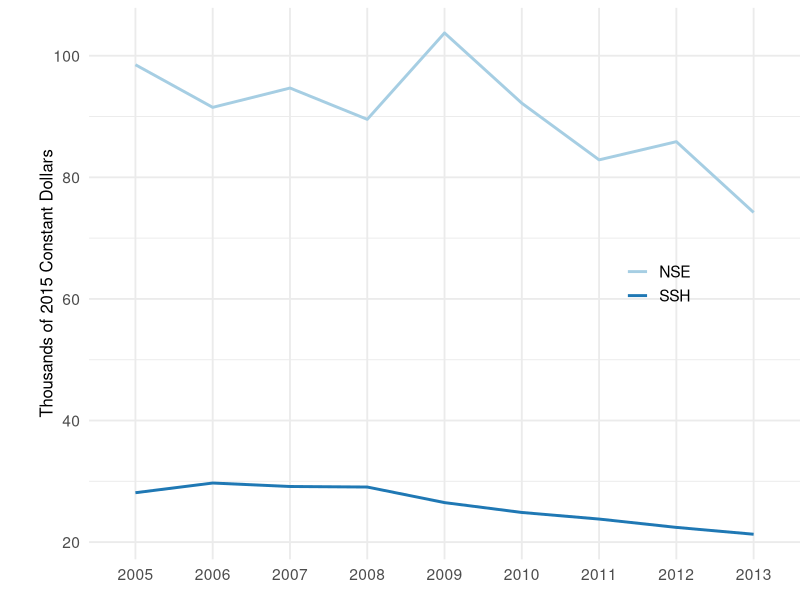
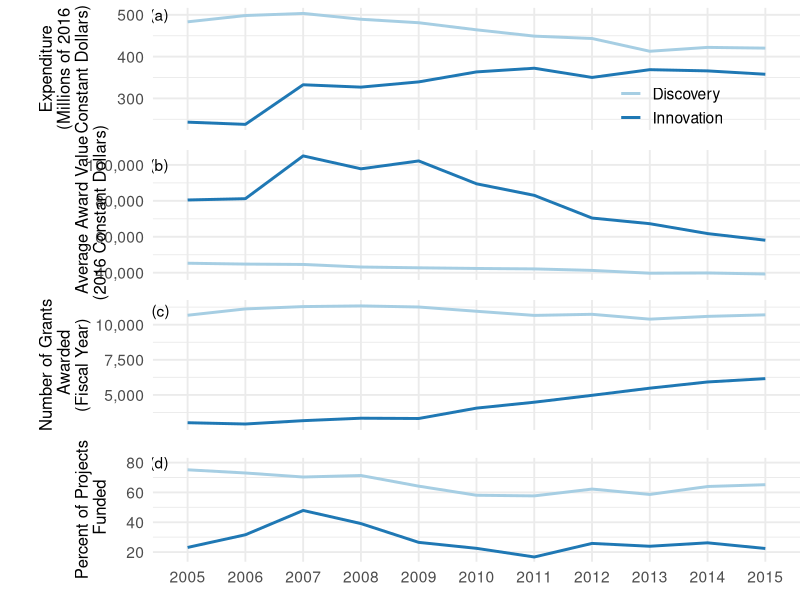
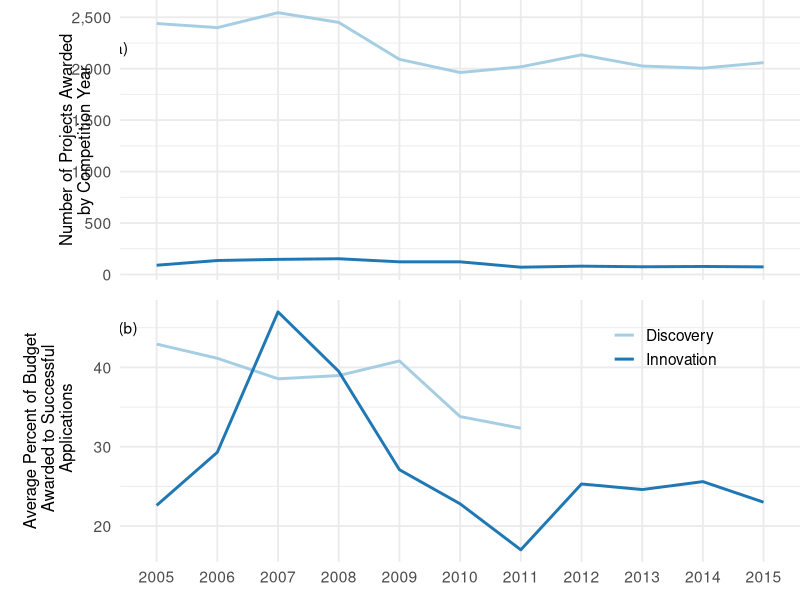
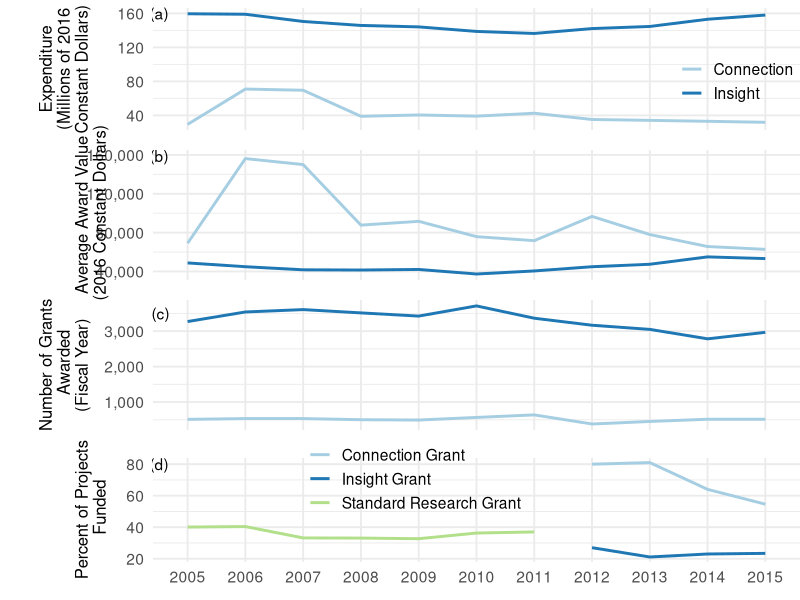
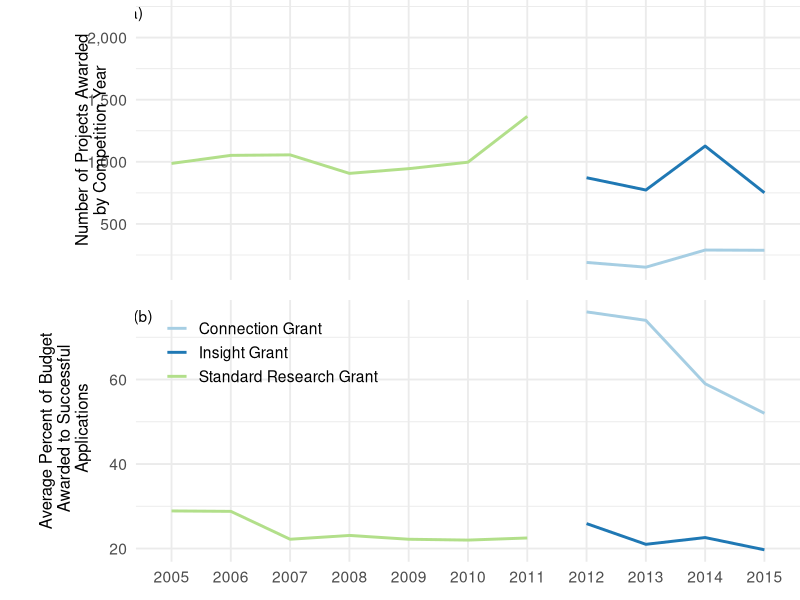
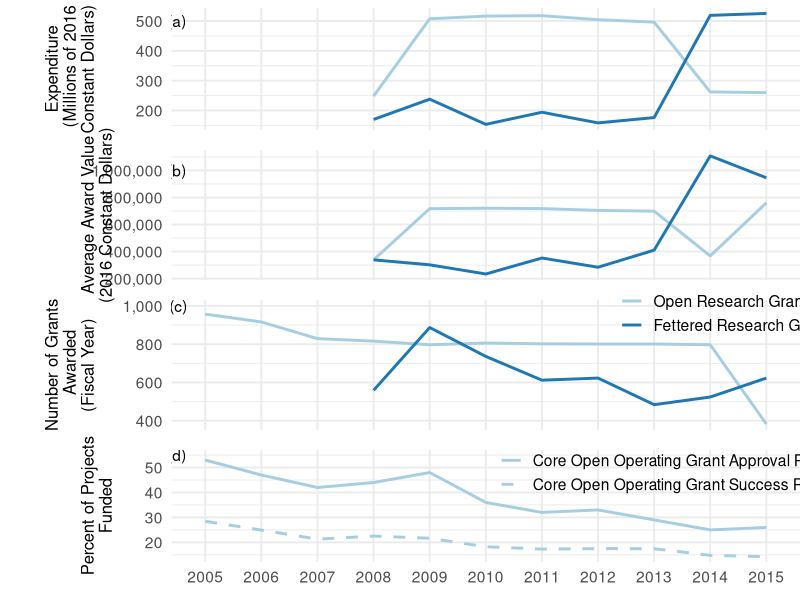

R code for these plots, in order:

### creating plots for Megan Dodd + Julia Baum for global young academy document
require(tidyr); require(scales); require(gridExtra); require(RColorBrewer); require(ggplot2); require(cowplot)


setwd("/Users/jpwrobinson/Google_Drive/R_PROJECTS_DATA/VISUALISATIONS/global-young-academy-gdp")
setwd("/Users/IMAC3/Google\ Drive/R_PROJECTS_DATA/VISUALISATIONS/global-young-academy-gdp")
setwd("/Users/kristinatietjen/Documents/git_hub/gya-research")
theme_set(theme_minimal(base_size=14))

palette(brewer.pal(n=8, name="Dark2"))

## read in data
dat1<-read.csv("data/from_James/part5-international-july/aug11/NSERC_grants_10Apr.csv", check.names=FALSE)
dat2<-read.csv("data/from_James/part5-international-july/aug11/SSHRC_grants_apr10.csv", check.names=FALSE)
dat3<-read.csv("data/from_James/part5-international-july/aug11/NSERC_success.csv", check.names=FALSE)
dat4<-read.csv("data/from_James/part5-international-july/aug11/SSHRC_success.csv", check.names=FALSE)
dat5<-read.csv("data/from_James/part5-international-july/aug11/CIHR_grants_Apr17.csv", check.names=FALSE)
dat6<-read.csv("data/from_James/part5-international-july/aug11/CIHR_success.csv", check.names=FALSE)
dat7<-read.csv("data/from_James/part5-international-july/aug11/highered_researchers.csv", check.names=FALSE)

#pdf(file="figures/GYA_agencydata_apr10_2017.pdf", height=7, width=11)
# png(file="figures/GYA_agencydata_aug11_2016.png", pointsize=20,height=900, width=1500)
#-----------------------#-----------------------#-----------------------
	#----------------------- GRAPH 1 #-----------------------
#-----------------------#-----------------------#-----------------------

# NSERC

#jpeg(file="figures/jpeg/apr2017/GYA_agencydata_3.1_apr10_2017.jpeg")


dat1<-gather(dat1,  Year, value, -panel, -Type)
dat1$value<-as.numeric(dat1$value)


ylabel <- "Expenditure\n (Millions of 2016 \nConstant Dollars)"
n1<-ggplot(dat1[dat1$panel=='top',], aes(Year, value, col=Type, group=Type)) + 
  geom_line(size=1) + #scale_x_continuous(breaks=NULL) + 
  labs(x="", y=ylabel) + 
  theme(legend.title=element_blank(),
  	plot.margin=unit(c(0.2,0,-0.2,0.8), "cm"),
  	 axis.title.y=element_text(hjust=0.5, vjust=-1,size=12),
  	 axis.text.x=element_blank(),
  	 strip.background = element_blank(),
  	 legend.position=c(0.8,0.2),
       strip.text.x = element_blank())  +
  scale_y_continuous(labels=comma) +
  scale_colour_manual(values=c(brewer.pal(2, name="Paired")), labels=c("Discovery", "Innovation"))+
    annotate("text", "2005", 500, label="(a)", hjust=2) 
  # facet_wrap(~Type, scales="free")+
  # guides(col=FALSE)

ylabel <- "Average Award Value\n (2016 Constant Dollars)"
n2<-ggplot(dat1[dat1$panel=='mid',], aes(Year, value, col=Type, group=Type)) + 
  geom_line(size=1) + #scale_x_continuous(breaks=NULL) + 
  labs(x="", y=ylabel) + 
  theme(legend.title=element_blank(),
  	plot.margin=unit(c(0,0,-0.2,0.45), "cm"),
  	 axis.title.y=element_text(hjust=0.5, vjust=-1,size=12),
  	 axis.text.x=element_blank(),
  	 strip.background = element_blank(),
  	 legend.position=c(0.8,0.8),
       strip.text.x = element_blank())  +
  scale_y_continuous(labels=comma)+
  scale_colour_manual(values=c(brewer.pal(2, name="Paired")))+
    annotate("text", "2005", 100000, label="(b)", hjust=2) +
  # facet_wrap(~Type, scales="free")+
  guides(col=FALSE)

ylabel <- "Number of Grants\n Awarded\n(Fiscal Year)"
n3<-ggplot(dat1[dat1$panel=='bot',], aes(Year, value, col=Type, group=Type)) + 
  geom_line(size=1) + #scale_x_continuous(breaks=NULL) + 
  labs(x="", y=ylabel) + 
  theme(legend.title=element_blank(),
  	plot.margin=unit(c(0,0,-0.2,0.2), "cm"),
  	 axis.title.y=element_text(hjust=0.5, vjust=-1,size=12),
  	 #axis.text.x=element_text(angle=0),
  	axis.text.x=element_blank(),
  	 strip.background = element_blank(),
  	 legend.position=c(0.8,0.1),
       strip.text.x = element_blank())  +
  scale_y_continuous(labels=comma)+
  scale_colour_manual(values=c(brewer.pal(2, name="Paired")))+
    annotate("text", "2005", 11000, label="(c)", hjust=2) +
  # facet_wrap(~Type, scales="free")+
  guides(col=FALSE)

#print(grid.arrange(g1, g2, g3, nrow=3))

#dev.off()

#-----------------------#-----------------------#-----------------------
#----------------------- GRAPH 2 #-----------------------
#-----------------------#-----------------------#-----------------------

# NSERC grants success

dat3<-read.csv("data/from_James/part5-international-july/aug11/NSERC_success.csv", check.names=FALSE)
dat3<-gather(dat3,  Year, value, -panel, -Type)
dat3$value<-as.numeric(dat3$value)
#dat3$star<-"nostar"
#dat3$star[dat3$Type=="Discovery Grants Success Rate" & dat3$Year%in%c('2012', '2013', '2014', '2015')]<-'star'
#dat3$star[dat3$Type=="Discovery Grants Number of Awards" & dat3$value%in%c(2135, 2026, 2005, 2059)]<-'star'



ylabel <- "Percent of Projects\n Funded"
n4<-ggplot(dat3[dat3$panel=='top',], aes(Year, value, col=Type, group=Type)) + 
  geom_line(size=1) + #scale_x_continuous(breaks=NULL) + 
  #geom_point(data=dat3[dat3$panel=='top' & dat3$star=='star',], aes(Year, value), col='red', shape=8)+
  labs(x="", y=ylabel) + 
  theme(legend.title=element_blank(),
        plot.margin=unit(c(0.2,0,-0.2,0.4), "cm"),
        axis.title.y=element_text(hjust=0.5, vjust=-1,size=12),
        #axis.text.x=element_blank(),
        axis.text.x=element_text(angle=0),
        strip.background = element_blank(),
        legend.position=c(0.9,0.4),
        strip.text.x = element_blank())  +
  scale_y_continuous(labels=comma) +
  scale_colour_manual(values=c(brewer.pal(2, name="Paired")), labels=c("Discovery", "Innovation"))+
  annotate("text", "2005", 80, label="(d)", hjust=2) +
# facet_wrap(~Type, scales="free")+
 guides(col=FALSE)

ylabel <- "Number of Projects Awarded\nby Competition Year"
n5<-ggplot(dat3[dat3$panel=='mid',], aes(Year, value, col=Type, group=Type)) + 
  geom_line(size=1) + #scale_x_continuous(breaks=NULL) + 
  #geom_point(data=dat3[dat3$panel=='mid' & dat3$star=='star',], aes(Year, value), col='red', shape=8)+
  labs(x="", y=ylabel) + 
  theme(legend.title=element_blank(),
        plot.margin=unit(c(0,0,-0.2,0.3), "cm"),
        axis.title.y=element_text(hjust=0.5, vjust=-1,size=12),
        axis.text.x=element_blank(),
        strip.background = element_blank(),
        legend.position=c(0.8,0.8),
        strip.text.x = element_blank())  +
  scale_y_continuous(labels=comma)+
  scale_colour_manual(values=c(brewer.pal(2, name="Paired")))+
  annotate("text", "2005", 2200, label="(a)", hjust=2.5) +
  # facet_wrap(~Type, scales="free")+
  guides(col=FALSE)

ylabel <- "Average Percent of Budget\n Awarded to Successful\n Applications"
n6<-ggplot(dat3[dat3$panel=='bot',], aes(Year, value, col=Type, group=Type)) + 
  geom_line(size=1) + #scale_x_continuous(breaks=NULL) + 
  labs(x="", y=ylabel) + 
  theme(legend.title=element_blank(),
        plot.margin=unit(c(0,0,-0.2,0.4), "cm"),
        axis.title.y=element_text(hjust=0.5, vjust=-1,size=12),
        axis.text.x=element_text(angle=0),
        strip.background = element_blank(),
        legend.position=c(0.8,0.82),
        strip.text.x = element_blank())  +
  scale_y_continuous(labels=comma)+
  scale_colour_manual(values=c(brewer.pal(2, name="Paired")), labels=c("Discovery", "Innovation"))+
  annotate("text", "2005", 45, label="(b)", hjust=2) #+
  # facet_wrap(~Type, scales="free")+
  #guides(col=FALSE)

library("cowplot")
#print(grid.arrange(g1, g2, g3, nrow=3))
#print(grid.arrange(n1, n2, n3, n4, heights=c(0.25,0.25,0.25,0.25), nrow=4))

pdf(file="figures/from_James/GYA_agencydata_3.1_4panels_apr29_2017.pdf", height=7, width=11)
plot_grid(n1, n2, n3, n4, align = "v", nrow = 4, rel_heights = c(1/4, 1/4, 1/4, 1/4))
dev.off()


pdf(file="figures/from_James/GYA_agencydata_b1_apr29_2017.pdf", height=7, width=11)
plot_grid(n5,n6, align="v", nrow = 2, rel_heights = c(1/2, 1/2))

dev.off()


#-----------------------#-----------------------#-----------------------
	#----------------------- GRAPH 3 #-----------------------
#-----------------------#-----------------------#-----------------------

# SSHRC
#pdf(file="figures/GYA_agencydata_3.2_apr10_2017.pdf", height=7, width=11)


dat2<-gather(dat2,  Year, value, -panel, -Type)
dat2$value<-as.numeric(dat2$value)


ylabel <- "Expenditure\n (Millions of 2016 \nConstant Dollars)"
s1<-ggplot(dat2[dat2$panel=='top',], aes(Year, value, col=Type, group=Type)) + 
  geom_line(size=1) + #scale_x_continuous(breaks=NULL) + 
  labs(x="", y=ylabel) + 
  theme(legend.title=element_blank(),
  	plot.margin=unit(c(0.2,0,-0.2,0.8), "cm"),
  	 axis.title.y=element_text(hjust=0.5, vjust=-1,size=12),
  	 axis.text.x=element_blank(),
  	 strip.background = element_blank(),
  	 legend.position=c(0.9,0.4),
       strip.text.x = element_blank())  +
  scale_y_continuous(labels=comma) +
  scale_colour_manual(values=c(brewer.pal(2, name="Paired")), labels=c("Connection", "Insight"))+
    annotate("text", "2005", 160, label="(a)", hjust=2) 
  # facet_wrap(~Type, scales="free")+
  # guides(col=FALSE)

ylabel <- "Average Award Value\n (2016 Constant Dollars)"
s2<-ggplot(dat2[dat2$panel=='mid',], aes(Year, value, col=Type, group=Type)) + 
  geom_line(size=1) + #scale_x_continuous(breaks=NULL) + 
  labs(x="", y=ylabel) + 
  theme(legend.title=element_blank(),
  	plot.margin=unit(c(0,0,-0.2,0.45), "cm"),
  	 axis.title.y=element_text(hjust=0.5, vjust=-1,size=12),
  	 axis.text.x=element_blank(),
  	 strip.background = element_blank(),
  	 legend.position=c(0.8,0.8),
       strip.text.x = element_blank())  +
  scale_y_continuous(labels=comma)+
  scale_colour_manual(values=c(brewer.pal(2, name="Paired")))+
    annotate("text", "2005", 159000, label="(b)", hjust=2) +
  # facet_wrap(~Type, scales="free")+
  guides(col=FALSE)

ylabel <- "Number of Grants\n Awarded\n(Fiscal Year)"
s3<-ggplot(dat2[dat2$panel=='bot',], aes(Year, value, col=Type, group=Type)) + 
  geom_line(size=1) + #scale_x_continuous(breaks=NULL) + 
  labs(x="", y=ylabel) + 
  theme(legend.title=element_blank(),
  	plot.margin=unit(c(0,0,-0.2,0.4), "cm"),
  	 axis.title.y=element_text(hjust=0.5, vjust=-1,size=12),
  	 axis.text.x=element_blank(),
  	 strip.background = element_blank(),
  	 legend.position=c(0.8,0.1),
       strip.text.x = element_blank())  +
  scale_y_continuous(labels=comma)+
  scale_colour_manual(values=c(brewer.pal(2, name="Paired")))+
    annotate("text", "2005", 3500, label="(c)", hjust=2) +
  # facet_wrap(~Type, scales="free")+
  guides(col=FALSE)


#print(grid.arrange(s1, s2, s3, nrow=3))

#dev.off()


#-----------------------#-----------------------#-----------------------
#----------------------- GRAPH 4 #-----------------------
#-----------------------#-----------------------#-----------------------

# SSHRC grant success

dat4<-read.csv("data/from_James/part5-international-july/aug11/SSHRC_success.csv", header=TRUE, check.names=FALSE)
dat4<-gather(dat4,  Year, value, -panel, -Type)


dat4$value <- sapply(dat4$value, as.character)
dat4$value[is.na(dat4$value)] <- " "

dat4$value<-as.numeric(dat4$value)

#dat3$star<-"nostar"
#dat3$star[dat3$Type=="Discovery Grants Success Rate" & dat3$Year%in%c('2012', '2013', '2014', '2015')]<-'star'
#dat3$star[dat3$Type=="Discovery Grants Number of Awards" & dat3$value%in%c(2135, 2026, 2005, 2059)]<-'star'


ylabel <- "Percent of Projects\n Funded"
s4<-ggplot(dat4[dat4$panel=='top',], aes(Year, value, col=Type, group=Type)) + 
  geom_line(size=1) + #scale_x_continuous(breaks=NULL) + 
  labs(x="", y=ylabel) + 
  theme(legend.title=element_blank(),
        plot.margin=unit(c(0.2,0,-0.2,0.8), "cm"),
        axis.title.y=element_text(hjust=0.5, vjust=-1,size=12),
        axis.text.x=element_text(angle=0),
        strip.background = element_blank(),
        legend.position=c(0.4,0.8),
        strip.text.x = element_blank())  +
  scale_y_continuous(labels=comma) +
  scale_colour_manual(values=c(brewer.pal(2, name="Paired")), labels=c("Connection Grant", "Insight Grant", "Standard Research Grant"))+
  annotate("text", "2005", 80, label="(d)", hjust=2) 
# facet_wrap(~Type, scales="free")+
# guides(col=FALSE)


ylabel <- "Number of Projects Awarded\nby Competition Year"
s5<-ggplot(dat4[dat4$panel=='mid',], aes(Year, value, col=Type, group=Type)) + 
  geom_line(size=1) + #scale_x_continuous(breaks=NULL) + 
  #geom_point(data=dat4[dat4$panel=='mid' & dat4$star=='star',], aes(Year, value), col='red', shape=8)+
  labs(x="", y=ylabel) + 
  theme(legend.title=element_blank(),
        plot.margin=unit(c(0,0,-0.2,0.3), "cm"),
        axis.title.y=element_text(hjust=0.5, vjust=-1,size=12),
        axis.text.x=element_blank(),
        strip.background = element_blank(),
        legend.position=c(0.5,0.5),
        strip.text.x = element_blank())  +
  scale_y_continuous(labels=comma)+
  scale_colour_manual(values=c(brewer.pal(2, name="Paired")), labels=c("Connection Grant", "Insight Grant", "Standard Research Grant"))+
  annotate("text", "2005", 2200, label="(a)", hjust=2.5) +
  # facet_wrap(~Type, scales="free")+
  guides(col=FALSE)


ylabel <- "Average Percent of Budget\n Awarded to Successful\n Applications"
s6<-ggplot(dat4[dat4$panel=='bot',], aes(Year, value, col=Type, group=Type)) + 
  geom_line(size=1) + #scale_x_continuous(breaks=NULL) + 
  labs(x="", y=ylabel) + 
  theme(legend.title=element_blank(),
        plot.margin=unit(c(0,0,-0.2,0.8), "cm"),
        axis.title.y=element_text(hjust=0.5, vjust=-1,size=12),
        axis.text.x=element_text(angle=0),
        strip.background = element_blank(),
        legend.position=c(0.2,0.8),
        strip.text.x = element_blank())  +
  scale_y_continuous(labels=comma)+
  scale_colour_manual(values=c(brewer.pal(2, name="Paired")), labels=c("Connection Grant", "Insight Grant", "Standard Research Grant"))+
  annotate("text", "2005", 75, label="(b)", hjust=2) #+
  # facet_wrap(~Type, scales="free")+
  #guides(col=FALSE)


#print(grid.arrange(s4, s5, nrow=2))

pdf(file="figures/from_James/GYA_agencydata_3.2_4panels_may1_2017.pdf", height=7, width=11)
#print(grid.arrange(s1, s2, s3,s4, nrow=4))
plot_grid(s1, s2, s3, s4, align = "v", nrow = 4, rel_heights = c(1/4, 1/4, 1/4, 1/4))
dev.off()

pdf(file="figures/from_James/GYA_agencydata_b2_may1_2017.pdf", height=7, width=11)
plot_grid(s5, s6, align = "v", nrow = 2, rel_heights = c(1/2, 1/2))
dev.off()

#-----------------------#-----------------------#-----------------------
	#----------------------- GRAPH 5 #-----------------------
#-----------------------#-----------------------#-----------------------

# CIHR grants


pdf(file="figures/from_James/GYA_agencydata_3.3_test.pdf", height=7, width=11)

dat5<-gather(dat5,  Year, value, -panel, -Type)
dat5$value<-as.numeric(dat5$value)


ylabel <- "Expenditure\n (Millions of 2016\nConstant Dollars)"
g1<-ggplot(dat5[dat5$panel=='top',], aes(Year, value, col=Type, group=Type)) + 
  geom_line(size=1) + #scale_x_continuous(breaks=NULL) + 
  labs(x="", y=ylabel) + 
  theme(legend.title=element_blank(),
  	plot.margin=unit(c(0.2,0,-0.2,0.5), "cm"),
  	 axis.title.y=element_text(hjust=0.5, vjust=-1,size=12),
  	 axis.text.x=element_blank(),
  	 strip.background = element_blank(),
  	 legend.position=c(0.9,0.4),
       strip.text.x = element_blank())  +
  scale_y_continuous(labels=comma) +
    annotate("text", "2005", 500, label="(a)", hjust=2) +
    scale_colour_manual(values=c(brewer.pal(2, name="Paired")))+
  # facet_wrap(~Type, scales="free")+
  guides(col=FALSE)

ylabel <- "Average Award Value\n(2016 Constant Dollars)"
g2<-ggplot(dat5[dat5$panel=='mid',], aes(Year, value, col=Type, group=Type)) + 
  geom_line(size=1) + #scale_x_continuous(breaks=NULL) + 
  labs(x="", y=ylabel) + 
  theme(legend.title=element_blank(),
  	plot.margin=unit(c(0,0,-0.2,0.15), "cm"),
  	 axis.title.y=element_text(hjust=0.5, vjust=-1,size=12),
  	 axis.text.x=element_blank(),
  	 strip.background = element_blank(),
  	 legend.position=c(0.8,0.8),
       strip.text.x = element_blank())  +
  scale_y_continuous(labels=comma)+
  scale_colour_manual(values=c(brewer.pal(2, name="Paired")))+
    annotate("text", "2005", 1000000, label="(b)", hjust=2) +
  # facet_wrap(~Type, scales="free")+
  guides(col=FALSE)

ylabel <- "Number of Grants\n Awarded\n(Fiscal Year)"
g3<-ggplot(dat5[dat5$panel=='bot',], aes(Year, value, col=Type, group=Type)) + 
  geom_line(size=1) + #scale_x_continuous(breaks=NULL) + 
  labs(x="", y=ylabel) + 
  theme(legend.title=element_blank(),
  	plot.margin=unit(c(0,0,-0.2,0.45), "cm"),
  	 axis.title.y=element_text(hjust=0.5, vjust=-1,size=12),
  	 axis.text.x=element_blank(),
  	 strip.background = element_blank(),
  	 legend.position=c(0.88,0.9),
       strip.text.x = element_blank())  +
  scale_y_continuous(labels=comma)+
  scale_colour_manual(values=c(brewer.pal(2, name="Paired")))+
    annotate("text", "2005", 1000, label="(c)", hjust=2) +
  # facet_wrap(~Type, scales="free")+
scale_colour_manual(values=c(brewer.pal(2, name="Paired")), labels=c("Open Research Grants", "Fettered Research Grants"))




#-----------------------#-----------------------#-----------------------
	#----------------------- GRAPH 6 #-----------------------
#-----------------------#-----------------------#-----------------------

# CIHR grant success


dat6<-gather(dat6,  Year, value, -Type)
dat6$value<-as.numeric(dat6$value)


ylabel <- "Percent of Projects\nFunded"
g4<-ggplot(dat6, aes(Year, value, linetype=Type, group=Type )) + 
  geom_line(size=1, col='#a6cee3') + #scale_x_continuous(breaks=NULL) + 
  labs(x="", y=ylabel) + 
  theme(legend.title=element_blank(),
        plot.margin=unit(c(0,0,-0.2,0.95), "cm"),
        axis.title.y=element_text(hjust=0.5, vjust=-1,size=12),
        axis.text.x=element_text(angle=0),
        strip.background = element_blank(),
        legend.position=c(0.8,0.8),
        strip.text.x = element_blank())  +
  scale_y_continuous(labels=comma) +
  #scale_colour_manual(values=('#a6cee3')) +
  annotate("text", "2005", 55, label="(d)", hjust=2) +scale_linetype_manual(values=c("solid", "dashed")) 

#print(grid.arrange(g1, g2, g3,g4, nrow=4))
plot_grid(g1, g2, g3, g4, align = "v", nrow = 4, rel_heights = c(1/4, 1/4, 1/4, 1/4))

dev.off()
#-----------------------#-----------------------#-----------------------
  #----------------------- GRAPH 7 #-----------------------
#-----------------------#-----------------------#-----------------------
dat7<-read.csv("data/from_James/part5-international-july/aug11/highered_researchers.csv", check.names=FALSE)

dat7<-gather(dat7,  Year, value, -type)
dat7$value<-as.numeric(dat7$value)


ylabel <- "Thousands of 2015 Constant Dollars"
g<-ggplot(dat7, aes(Year, value, col=type, group=type)) + 
  geom_line(size=1) + #scale_x_continuous(breaks=NULL) + 
  labs(x="", y=ylabel) + 
  theme(legend.title=element_blank(),
    plot.margin=unit(c(0.2,0,-0.2,0.8), "cm"),
     axis.title.y=element_text(hjust=0.5, vjust=-1,size=12),
     # axis.text.x=element_blank(),
     strip.background = element_blank(),
     legend.position=c(0.8,0.5),
       strip.text.x = element_blank())  +
  scale_y_continuous(labels=comma) +
  scale_colour_manual(values=c(brewer.pal(2, name="Paired")), labels=c("NSE", "SSH"))
    # annotate("text", "2005", 55, label="(a)", hjust=2) 
  # facet_wrap(~type, scales="free")+
  # guides(col=FALSE)
print(g)



dev.off()
